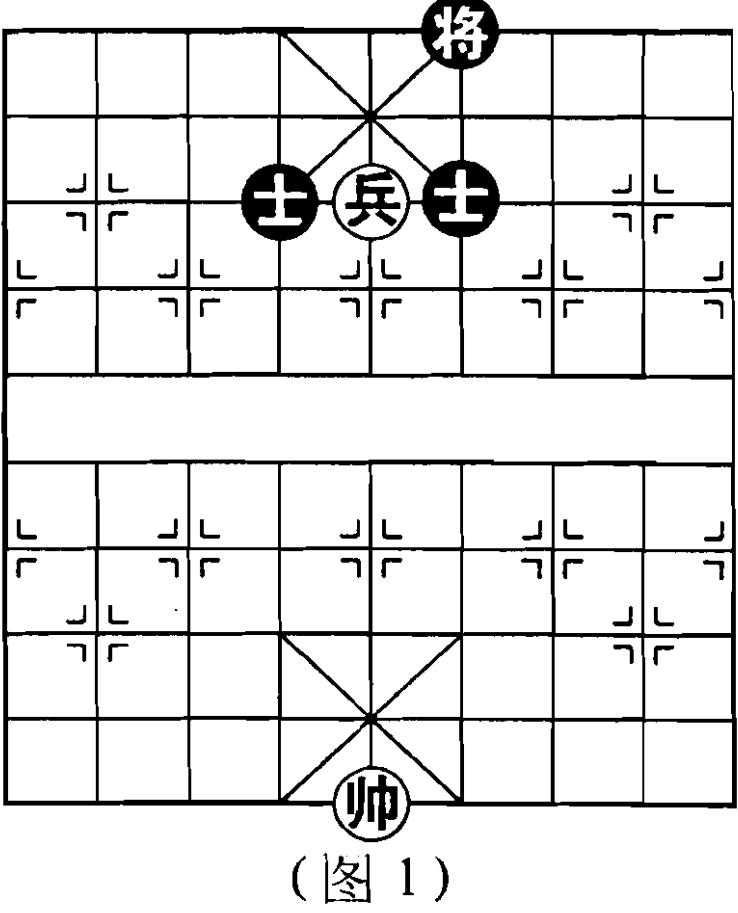
#> input picture documents/split_pages/hinh_1_final.jpg, 738 x 913 px
$ python render_page_v2.py
#> lines starting #> are read from the running program, lines starting #| are printed output that depends on the picture
import os
from PIL import Image, ImageDraw, ImageFont
import textwrap

# 1. Load Hình 1 final đã cắt chuẩn
hinh_1 = Image.open('documents/split_pages/hinh_1_final.jpg')
#> hinh_1 is the input picture: PIL image 738x913 RGB; min 0, max 255, mean 226.1

# 2. Tạo trang canvas A4 (300 DPI)
canvas_w, canvas_h = 2480, 3508
canvas = Image.new('RGB', (canvas_w, canvas_h), 'white')
#> canvas: PIL image 2480x3508 RGB; every value is 255
draw = ImageDraw.Draw(canvas)

# Tải font
try:
    font_bold = ImageFont.truetype('arialbd.ttf', 60)
    font_title = ImageFont.truetype('arialbd.ttf', 100)
    font_regular = ImageFont.truetype('arial.ttf', 55)
    font_italic = ImageFont.truetype('ariali.ttf', 50)
except:
    font_bold = font_title = font_regular = font_italic = ImageFont.load_default()

def draw_styled_text(draw, pos, text, font_reg, font_bold, fill='black'):
    x, y = pos
    keywords = ['Tướng', 'Binh', 'Sĩ', 'Tượng', 'Pháo', 'Xe', 'Soái', 'Tốt']
    words = text.split(' ')
    current_x = x
    for word in words:
        # Xử lý các dấu câu dính liền để nhận diện keyword
        clean_word = word.strip('.,()!')
        is_keyword = any(k.lower() == clean_word.lower() for k in keywords)
        active_font = font_bold if is_keyword else font_reg
        draw.text((current_x, y), word + ' ', fill=fill, font=active_font)
        # Tịnh tiến x
        bbox = draw.textbbox((current_x, y), word + ' ', font=active_font)
        current_x += (bbox[2] - bbox[0])

# 3. Vẽ văn bản
y_offset = 200
draw.text((canvas_w/2, y_offset), "CHƯƠNG 1: TÀN CUỘC LOẠI BINH ĐƠN GIẢN", fill='black', font=font_title, anchor='mm')
y_offset += 250

intro_text = "Trong các quân tấn công, Binh có uy lực nhỏ nhất, cách đi đơn giản, sau khi qua sông mới có thể đi ngang. Tàn cuộc loại Binh nhìn chung tương đối đơn giản, dễ nắm bắt. Nay bắt đầu bàn từ Đơn Binh và Song Binh."
lines = textwrap.wrap(intro_text, width=70)
for line in lines:
    draw_styled_text(draw, (200, y_offset), line, font_regular, font_bold)
    y_offset += 80
#> after the loop, y_offset = 770

y_offset += 120
#> y_offset = 890
draw.text((canvas_w/2, y_offset), "TIẾT 1: ĐƠN BINH KHẾO THẮNG", fill='black', font=font_bold, anchor='mm')
y_offset += 150
#> y_offset = 1040

detail_text = "Năng lực của Binh có hạn, Đơn Binh chỉ có thể thắng Tướng đơn độc. Trong những tình huống đặc biệt, Binh phối hợp với Tướng, Sĩ, Tượng có thể tạo thành một số cục diện khéo thắng."
lines = textwrap.wrap(detail_text, width=70)
for line in lines:
    draw_styled_text(draw, (200, y_offset), line, font_regular, font_bold)
    y_offset += 80
#> this loop made 3 passes
#> y_offset on passes 1 to 3: 1120, 1200, 1280
#> after the loop, y_offset = 1280

y_offset += 100
#> y_offset = 1380
draw_styled_text(draw, (200, y_offset), "Ví dụ 1:", font_regular, font_bold)
y_offset += 100
#> y_offset = 1480
draw_styled_text(draw, (200, y_offset), "Như (Hình 1), là ví dụ Đơn Binh phối hợp với Tướng khéo thắng.", font_regular, font_bold)

# Dịch chuyển bàn cờ xuống dưới thêm 1 dòng (~100px)
y_offset += 200
#> y_offset = 1680

# 4. Chèn Hình 1
hinh_1_w, hinh_1_h = hinh_1.size
#> hinh_1_w = 738; hinh_1_h = 913
new_w = 850
new_h = int(hinh_1_h * (new_w / hinh_1_w))
#> new_h = 1051
hinh_1_resized = hinh_1.resize((new_w, new_h), Image.Resampling.LANCZOS)
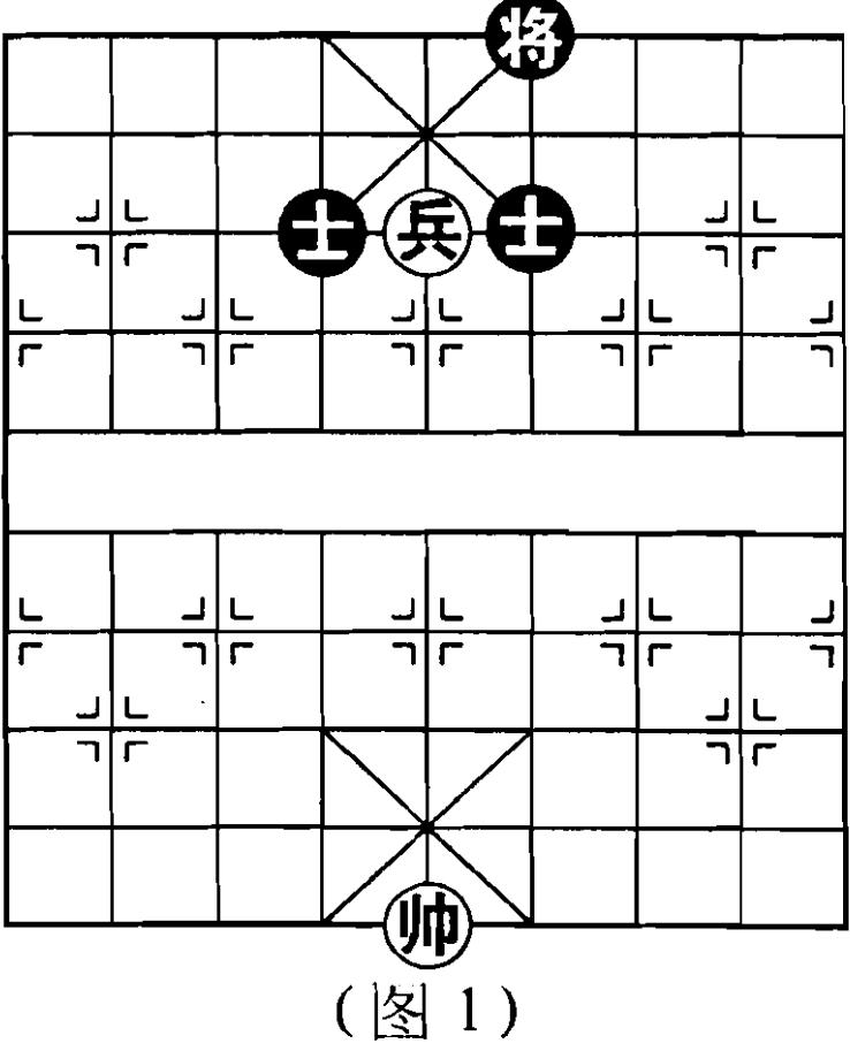
#> hinh_1_resized: PIL image 850x1051 RGB; min 0, max 255, mean 226.1
canvas.paste(hinh_1_resized, (200, y_offset))
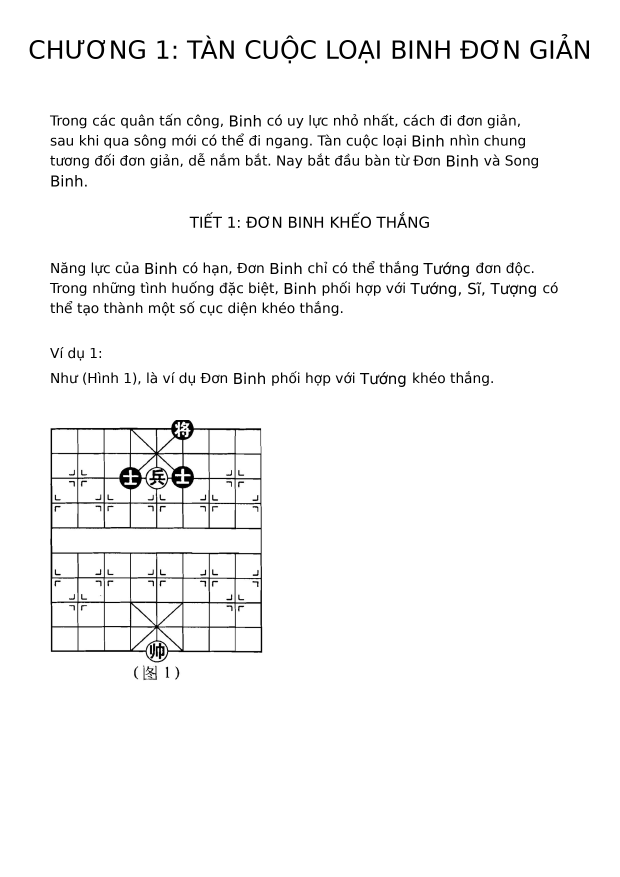
#> canvas: PIL image 2480x3508 RGB (shown at 1/4 size); min 0, max 255, mean 246.1

# 5. Vẽ nước đi bên cạnh
x_moves = 1150
y_moves = y_offset
#> y_moves = 1680
moves_styled = [
    "1. Tướng 5 bình 4!",
    "(Nước cờ kiềm chế rất hay)",
    "    ... Tướng 6 tiến 1",
    "2. Binh 5 bình 6 - Tướng 6 bình 5",
    "3. Tướng 4 tiến 1 - Tướng 5 thoái 1",
    "4. Binh 6 tiến 1 - Sĩ 6 thoái 5",
    "5. Tướng 4 bình 5 (Đỏ thắng)"
]
for move in moves_styled:
    draw_styled_text(draw, (x_moves, y_moves), move, font_regular, font_bold)
    y_moves += 90
#> this loop made 7 passes
#> y_moves on passes 1 to 7: 1770, 1860, 1950, 2040, 2130, 2220, 2310
#> after the loop, y_moves = 2310

# 6. Lưu kết quả
canvas.save('documents/Tuong_Ky_Trang_1_Hoan_Chinh_V2.jpg')
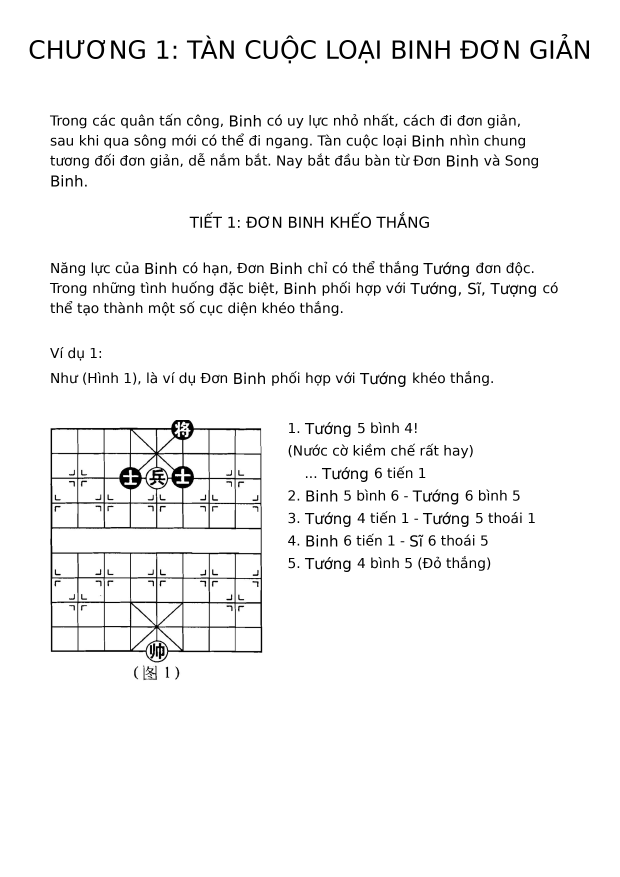
#> saved as Tuong_Ky_Trang_1_Hoan_Chinh_V2.jpg: PIL image 2480x3508 RGB (shown at 1/4 size); min 0, max 255, mean 244.5
print('Render V2 complete.')
